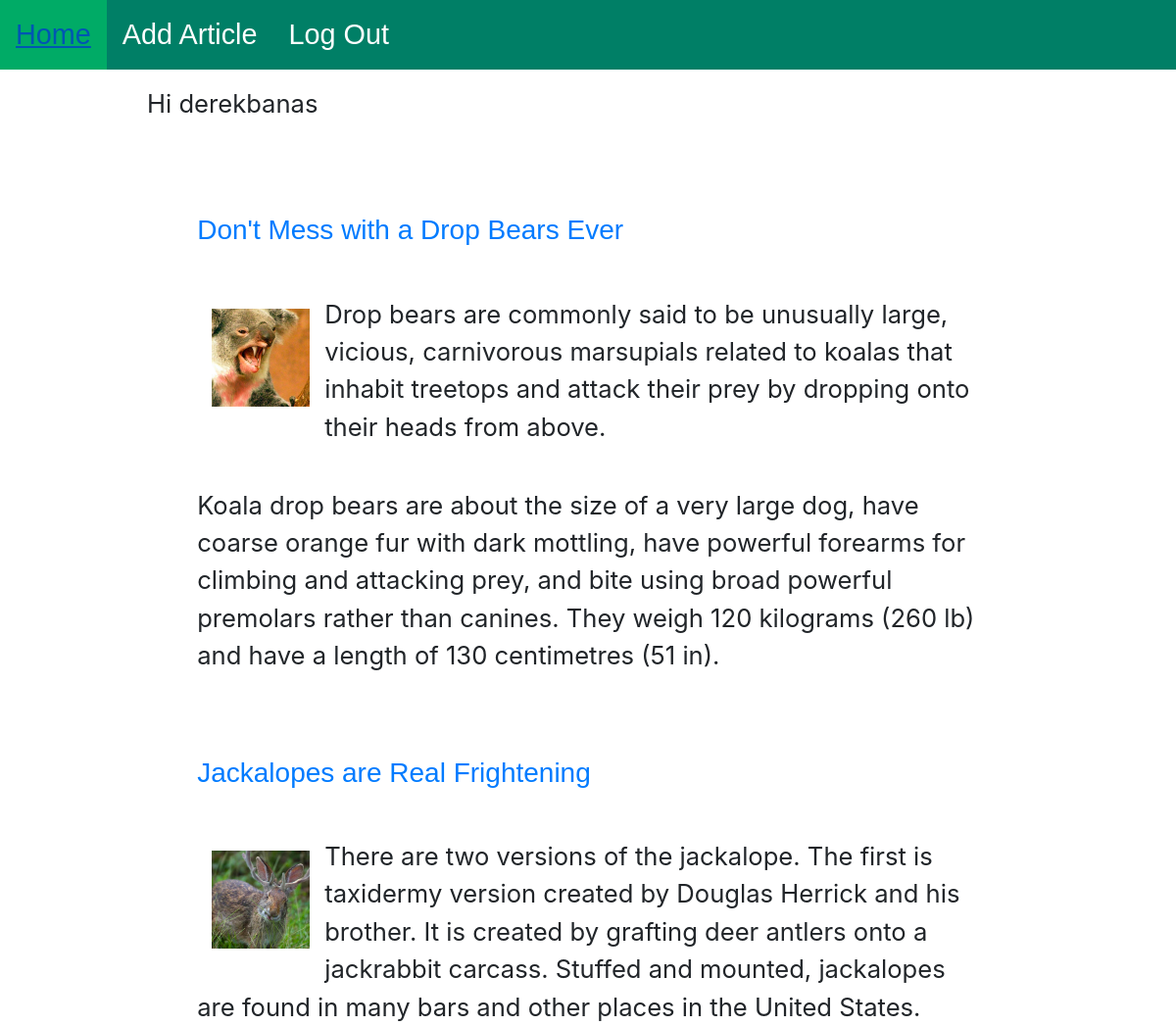
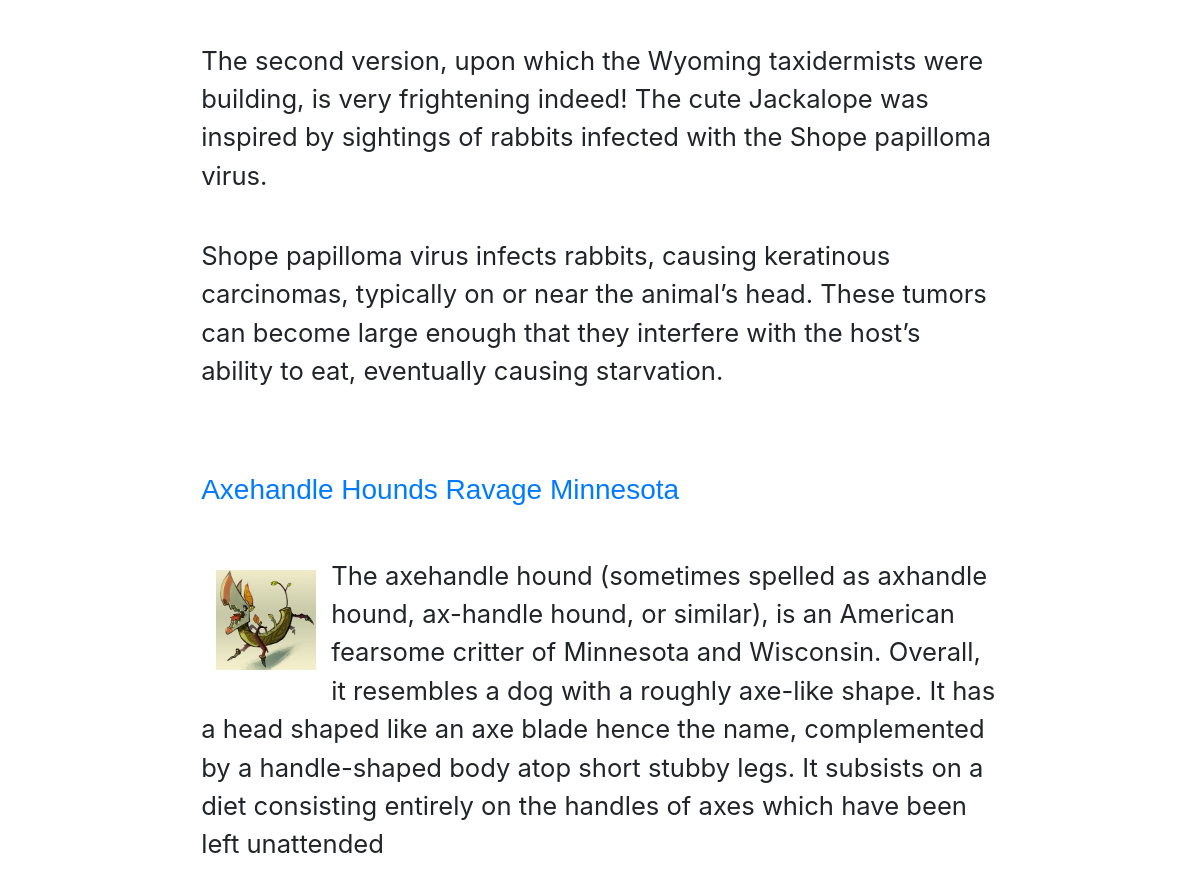
The app's page / (signed in) with its own data (2 pictures, top to bottom).
### articles/models.py (models this page shows, shortened)
class Article(models.Model):
    title = models.CharField(max_length=200)
    text = models.TextField()
    author = models.ForeignKey(
    'auth.User',
    on_delete = models.CASCADE,
    default = 1,
    )
    photo = models.ImageField(upload_to="gallary", default='drop-bear.png')

### articles/views.py (the view)
# urls.py: path('', HomePageView.as_view(), name='home'),
class HomePageView(ListView):
    model = Article
    template_name = 'home.html'
    context_object_name = 'all_articles_list'

### templates/home.html
{% extends 'base.html' %}
{% block content %}
<main>
{% for article in all_articles_list %}
<section>
<h3><a href="{% url 'article_detail' article.pk %}">{{ article.title }}</a></h3>
<article>
  <img src="{{ article.photo.url }}" alt="{{ article.title }}" class="art-img">
<p>{{ article.text|linebreaks }}</p>
</article>
</section>
{% endfor %}
</main>
{% endblock content %}

### templates/base.html (shortened to what this page needs)
{% load static %}
<!DOCTYPE html>
<html lang="en">
  <head>
    <link href="{% static 'css/base.css' %}" rel="stylesheet">
    <link rel="stylesheet" href="https://stackpath.bootstrapcdn.com/bootstrap/4.4.1/css/bootstrap.min.css">
  </head>
  <body>
    <ul>
      <li><a href="{% url 'home' %}">Home</a></li>
      <li><a href="{% url 'add_article' %}">Add Article</a></li>
      {% if user.is_authenticated %}
      <li><a href="{% url 'logout' %}">Log Out</a></li>
      {% endif %}
    </ul>
    <div class="wrapper">
      {% if user.is_authenticated %}
        <p>Hi {{ user.username }}</p>
      {% else %}
        <p>You are not logged in <a href="{% url 'login' %}" class="btn btn-primary btn-lg">Log In</a>
        <a href="{% url 'signup' %}" class="btn btn-primary btn-lg">Sign Up</a></p>
      {% endif %}
    {% block content %}
    {% endblock content %}
  </div>
  </body>
</html>

### static/css/base.css (style rules this page uses)
* { margin: 0; padding: 0; }
body { background-color: gray; font-size: 62.5%; padding: 0; margin: 0; }
.wrapper { width: 900px; font-size: 1.6em; margin: 0 auto; background-color: white; }
main { padding: 2em; position: relative; }
p { padding: 0 0 1em 0; }
main { padding: 2em; }
.art-img { float: left; margin: 55px 15px 15px 15px; height: 100px; width: 100px; }
h3 { margin-bottom: 1em; font-family: Arial, Helvetica, sans-serif; }
a:link { text-decoration: none; }
ul { list-style-type: none; margin: 0; padding: 0; overflow: hidden; background-color: #007F66; }
li { float:left; }
li a { display: block; color: white; text-align: center; padding: 14px 16px; text-decoration: none; font-size: 1.8em; font-family: Arial, Helvetica, sans-serif; }

### records on screen
Article: title "Don't Mess with a Drop Bears Ever", photo (picture), text "Drop bears are commonly said to be unusually large, vicious, carnivorous marsupials related to koalas that inhabit treetops and attack their prey by dropping onto their heads from above. Koala drop bears are about the size of a very large dog, have coarse orange fur with dark mottling, have powerful forearms for climbing and attacking prey, and bite using broad powerful premolars rather than canines. They weigh 120 kilograms (260 lb) and have a length of 130 centimetres (51 in)."
Article: title "Jackalopes are Real Frightening", photo (picture), text "There are two versions of the jackalope. The first is taxidermy version created by Douglas Herrick and his brother. It is created by grafting deer antlers onto a jackrabbit carcass. Stuffed and mounted, jackalopes are found in many bars and other places in the United States. The second version, upon which the Wyoming taxidermists were building, is very frightening indeed! The cute Jackalope was inspired by sightings of rabbits infected with the Shope papilloma virus. Shope papilloma virus infects rabbits, causing keratinous carcinomas, typically on or near the animal’s head. These tumors can become large enough that they interfere with the host’s ability to eat, eventually causing…"
Article: title "Axehandle Hounds Ravage Minnesota", photo (picture), text "The axehandle hound (sometimes spelled as axhandle hound, ax-handle hound, or similar), is an American fearsome critter of Minnesota and Wisconsin. Overall, it resembles a dog with a roughly axe-like shape. It has a head shaped like an axe blade hence the name, complemented by a handle-shaped body atop short stubby legs. It subsists on a diet consisting entirely on the handles of axes which have been left unattended"

### other values on screen
{{ user.username }} "derekbanas"
